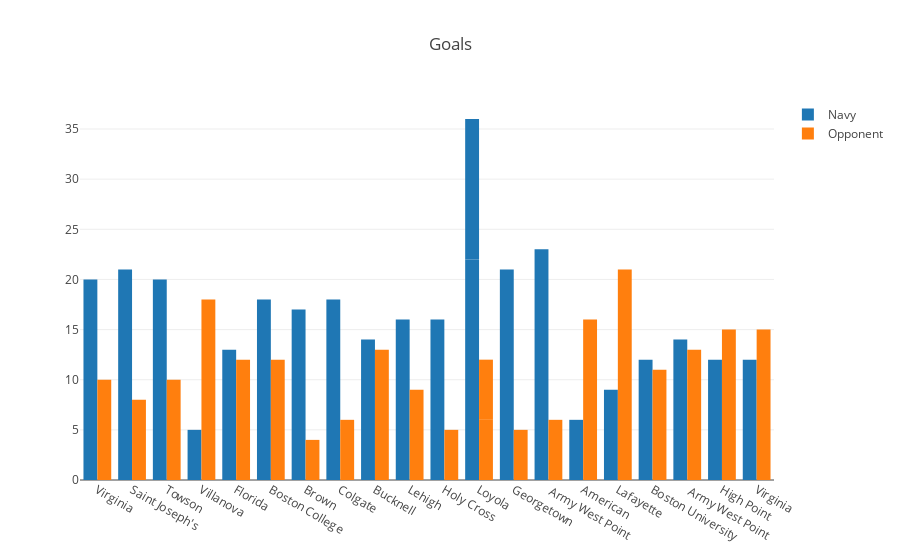

Notebook source saved alongside this figure:
### Code cell
data = [trace1, trace2]
layout = go.Layout(title='Goals',barmode='group')
fig = go.Figure(data=data, layout=layout)
iplot(fig, filename='grouped-bar')

### Figure 1 — Plotly figure (JSON) as saved in the notebook; plotly's stock layout.template omitted (floating-point values rounded to 4 significant figures)
{"data": [{"name": "Navy", "type": "bar", "uid": "e3a01160-ed6c-4af2-89aa-4ffb020a45ab", "x": ["Virginia", "Saint Joseph's", "Towson", "Villanova", "Florida", "Boston College", "Brown", "Colgate", "Bucknell", "Lehigh", "Holy Cross", "Loyola", "Georgetown", " Army West Point", "American", "Lafayette", "Boston University", " Army West Point ", "Loyola", "High Point ", "Virginia "], "y": [20, 21, 20, 5, 13, 18, 17, 18, 14, 16, 16, 22, 21, 23, 6, 9, 12, 14, 14, 12, 12]}, {"name": "Opponent", "type": "bar", "uid": "600cca58-df55-422d-889c-1c94c44f7921", "x": ["Virginia", "Saint Joseph's", "Towson", "Villanova", "Florida", "Boston College", "Brown", "Colgate", "Bucknell", "Lehigh", "Holy Cross", "Loyola", "Georgetown", " Army West Point", "American", "Lafayette", "Boston University", " Army West Point ", "Loyola", "High Point ", "Virginia "], "y": [10, 8, 10, 18, 12, 12, 4, 6, 13, 9, 5, 6, 5, 6, 16, 21, 11, 13, 6, 15, 15]}], "layout": {"barmode": "group", "title": {"text": "Goals"}}}
